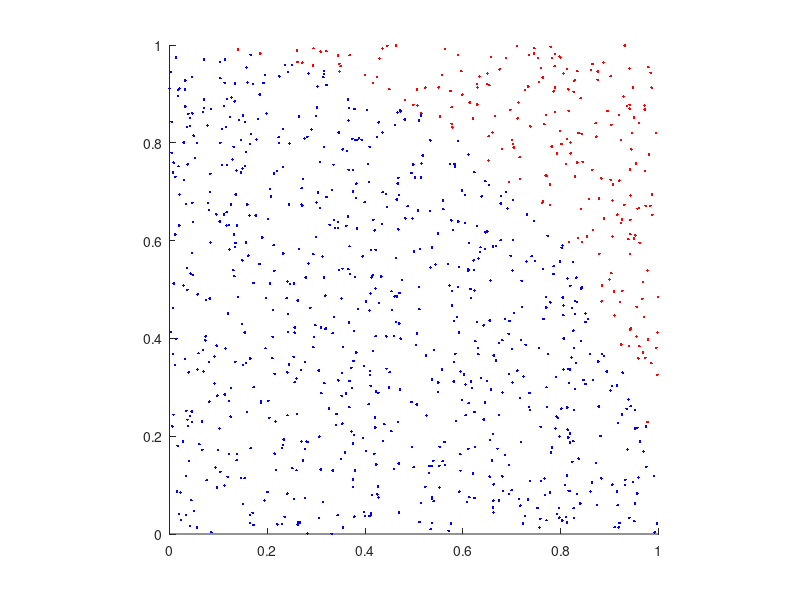

Write the MATLAB code that produced this figure.
% for loop to calculate pi
n = 1000;
count = 0;
x= rand(n,1);
y= rand(n,1);
figure('color','white');
hold all

axis square;
Z = x.^2 + y.^2;
for i=1:n
    if Z(i) <= 1
        count = count + 1;
        plot(x(i),y(i),'b.');
    else
        plot (x(i),y(i),'r.');
    end
end
Pi = 4 * count / n
